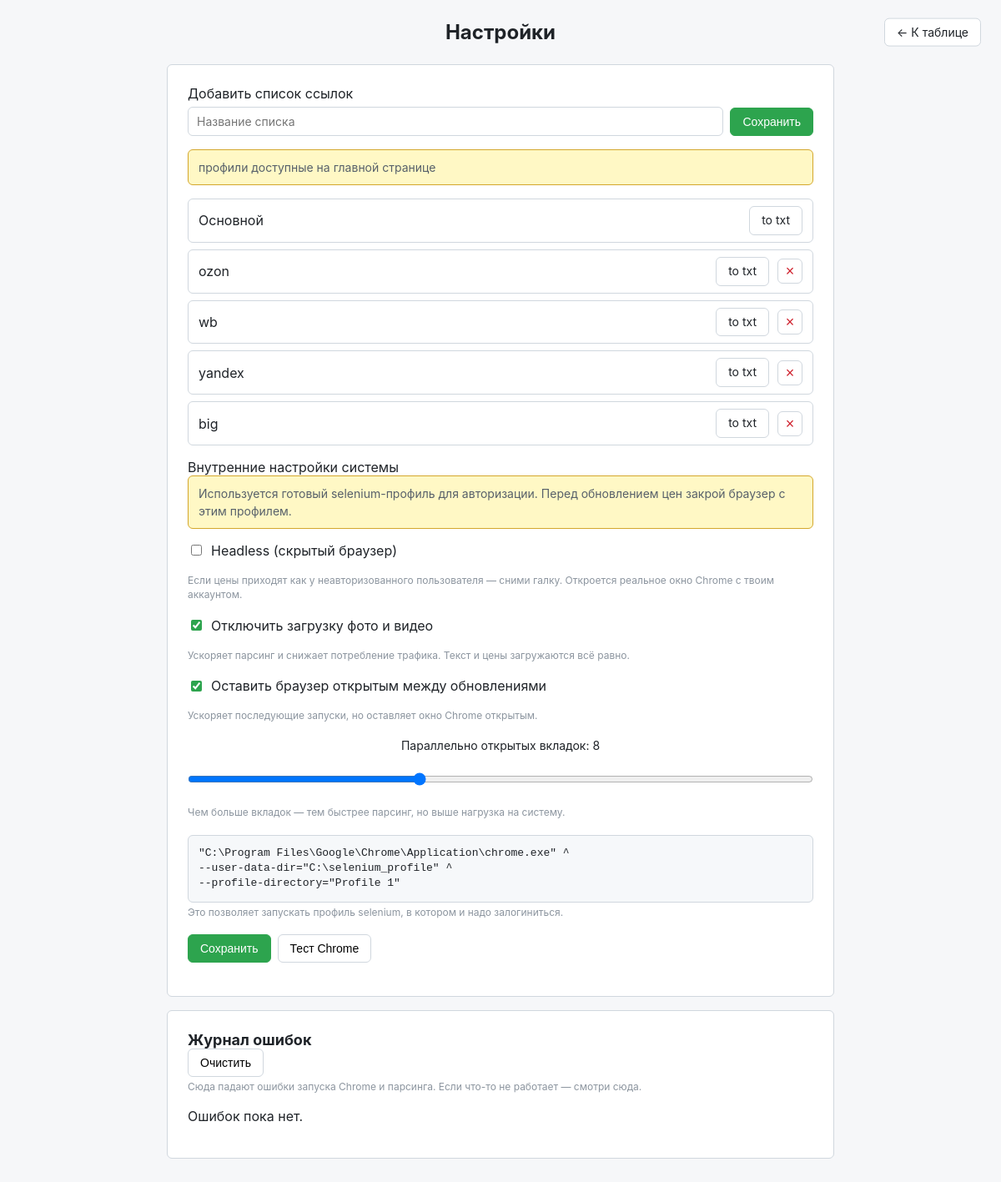
The page /settings on the database its author committed.
### tables this page shows
CREATE TABLE profiles (
                id INTEGER PRIMARY KEY AUTOINCREMENT,
                name TEXT NOT NULL UNIQUE
            );

### server.py (the view, shortened to what this page needs)
@app.route("/settings", methods=["GET", "POST"])
def settings():
    cfg = effective_chrome_config()
    with db() as conn:
        profiles = [dict(r) for r in conn.execute("SELECT id, name FROM profiles ORDER BY id").fetchall()]
    return render_template(
        "settings.html",
        cfg=cfg,
        profiles=profiles,
        errors=recent_errors(20),
    )

### server.py (called while the page is built)
def db():
    conn = sqlite3.connect(DB_PATH)
    conn.row_factory = sqlite3.Row
    conn.execute("PRAGMA foreign_keys = ON")
    return conn

def recent_errors(limit: int = 20) -> list[dict]:
    with db() as conn:
        rows = conn.execute(
            "SELECT id, ts, source, message FROM error_log ORDER BY id DESC LIMIT ?",
            (limit,),
        ).fetchall()
    return [dict(r) for r in rows]

def get_setting(key: str, default: str = "") -> str:
    with db() as conn:
        row = conn.execute("SELECT value FROM settings WHERE key = ?", (key,)).fetchone()
    return row["value"] if row else default

def effective_chrome_config() -> dict:
    headless_raw = get_setting("headless", "1")
    headless = headless_raw not in ("0", "false", "False", "")
    disable_media_raw = get_setting("disable_media", "0")
    disable_media = disable_media_raw not in ("0", "false", "False", "")
    keep_open_raw = get_setting("keep_browser_open", "0")
    keep_browser_open = keep_open_raw not in ("0", "false", "False", "")
    concurrency_raw = get_setting("concurrency", "1")
    try:
        concurrency = int(concurrency_raw)
    except ValueError:
        concurrency = 1
    concurrency = max(1, min(20, concurrency))
    return {
        "headless": headless,
        "disable_media": disable_media,
        "keep_browser_open": keep_browser_open,
        "concurrency": concurrency,
    }

### templates/settings.html (shortened to what this page needs)
<!doctype html>
<html lang="ru">
<head>
    <link rel="stylesheet" href="{{ url_for('static', filename='style.css') }}">
</head>
<body class="settings-page">
<div class="wrap">
    <header>
        <h1>Настройки</h1>
        <div class="actions">
            <a href="{{ url_for('index') }}" class="link-btn">← К таблице</a>
        </div>
    </header>
    <section class="settings-card">
        <form action="{{ url_for('add_profile') }}" method="post" class="settings-form">
            <label>
                <span>Добавить список ссылок</span>
                <div class="row">
                    <input type="text" name="profile_name" placeholder="Название списка" required>
                    <button type="submit" class="primary">Сохранить</button>
                </div>
            </label>
        </form>
        {% if profiles %}
        <p class="hint">
            профили доступные на главной странице
        </p>
        <div class="profiles-list">
            {% for profile in profiles %}
            <div class="profile-item">
                <span>{{ profile.name }}</span>
                <div class="profile-actions">
                    <a href="{{ url_for('export_txt', profile_id=profile.id) }}" class="link-btn">to txt</a>
                    {% if profile.name != 'Основной' %}
                    <form action="{{ url_for('delete_profile', profile_id=profile.id) }}" method="post" onsubmit="return confirm('Удалить профиль «{{ profile.name }}» и все связанные товары?');" style="display:inline;">
                        <button type="submit" class="danger">×</button>
                    </form>
                    {% endif %}
                </div>
            </div>
            {% endfor %}
        </div>
        {% endif %}
        <div class="section-title">Внутренние настройки системы</div>
        <p class="hint">
            Используется готовый selenium-профиль для авторизации. Перед обновлением цен закрой браузер с этим профилем.
        </p>
        <form action="{{ url_for('settings') }}" method="post" class="settings-form">
            <label class="row checkbox">
                <input type="checkbox" name="headless" id="headless" {% if cfg.headless %}checked{% endif %}>
                <span>Headless (скрытый браузер)</span>
            </label>
            <small class="dim">
                Если цены приходят как у неавторизованного пользователя — сними галку.
                Откроется реальное окно Chrome с твоим аккаунтом.
            </small>
            <label class="row checkbox">
                <input type="checkbox" name="disable_media" id="disable_media" {% if cfg.disable_media %}checked{% endif %}>
                <span>Отключить загрузку фото и видео</span>
            </label>
            <small class="dim">
                Ускоряет парсинг и снижает потребление трафика. Текст и цены загружаются всё равно.
            </small>
            <label class="row checkbox">
                <input type="checkbox" name="keep_browser_open" id="keep_browser_open" {% if cfg.keep_browser_open %}checked{% endif %}>
                <span>Оставить браузер открытым между обновлениями</span>
            </label>
            <small class="dim">
                Ускоряет последующие запуски, но оставляет окно Chrome открытым.
            </small>
            <label class="row slider-label">
                <span>Параллельно открытых вкладок: <span id="concurrency-value">{{ cfg.concurrency }}</span></span>
            </label>
            <input type="range" name="concurrency" id="concurrency" min="1" max="20" value="{{ cfg.concurrency }}" step="1">
            <small class="dim">
                Чем больше вкладок — тем быстрее парсинг, но выше нагрузка на систему.
            </small>
            <div class="command-block">
                <pre>"C:\Program Files\Google\Chrome\Application\chrome.exe" ^
--user-data-dir="C:\selenium_profile" ^
--profile-directory="Profile 1"</pre>
                <small class="dim">Это позволяет запускать профиль selenium, в котором и надо залогиниться.</small>
            </div>
            <div class="row">
                <button type="submit" class="primary">Сохранить</button>
                <button type="button" id="test-chrome-btn">Тест Chrome</button>
            </div>
        </form>
    </section>
    <section class="settings-card">
        <div class="row" style="justify-content: space-between;">
            <h2 style="margin: 0; font-size: 18px;">Журнал ошибок</h2>
            <button type="button" id="clear-errors-btn">Очистить</button>
        </div>
        <small class="dim">Сюда падают ошибки запуска Chrome и парсинга. Если что-то не работает — смотри сюда.</small>
        <div id="errors-list">
            {% if errors %}
            <table class="errors-table">
                <thead>
                    <tr><th>Время</th><th>Источник</th><th>Сообщение</th></tr>
                </thead>
                <tbody>
                    {% for e in errors %}
                    <tr>
                        <td class="dim">{{ e.ts }}</td>
                        <td>{{ e.source }}</td>
                        <td class="err-text">{{ e.message }}</td>
                    </tr>
                    {% endfor %}
                </tbody>
            </table>
            {% else %}
            <p class="dim">Ошибок пока нет.</p>
            {% endif %}
        </div>
    </section>
</div>
</body>
</html>

### static/style.css (style rules this page uses)
* { box-sizing: border-box; }
body { font-family: -apple-system, BlinkMacSystemFont, "Segoe UI", Roboto, sans-serif; background: #f6f7f9; color: #1f2328; margin: 0; padding: 24px; }
.wrap { max-width: 1200px; margin: 0 auto; }
header { display: flex; justify-content: space-between; align-items: center; margin-bottom: 24px; }
.settings-page header { justify-content: center; position: relative; }
.settings-page header .actions { position: absolute; right: 0; top: 50%; transform: translateY(-50%); }
h1 { font-size: 24px; margin: 0; }
.actions { display: flex; gap: 12px; align-items: center; }
button { padding: 8px 14px; border: 1px solid #d0d7de; border-radius: 6px; background: #fff; cursor: pointer; font-size: 14px; }
button.primary { background: #2da44e; border-color: #2da44e; color: #fff; }
button.danger { background: transparent; border-color: #d0d7de; color: #cf222e; width: 30px; height: 30px; padding: 0; line-height: 1; font-size: 18px; }
a.link-btn { padding: 8px 14px; border: 1px solid #d0d7de; border-radius: 6px; background: #fff; cursor: pointer; font-size: 14px; color: #1f2328; text-decoration: none; display: inline-block; line-height: 1.2; }
.settings-card { background: #fff; border: 1px solid #d0d7de; border-radius: 6px; padding: 24px; max-width: 800px; margin: 0 auto 16px; }
.command-block pre { margin: 0; padding: 12px; background: #f6f8fa; border: 1px solid #d0d7de; border-radius: 6px; font-size: 13px; line-height: 1.4; overflow-x: auto; }
.profiles-list { margin-top: 12px; margin-bottom: 16px; }
.profile-item { display: flex; justify-content: space-between; align-items: center; padding: 8px 12px; border: 1px solid #d0d7de; border-radius: 6px; background: #fff; margin-bottom: 8px; }
.profile-actions { display: flex; align-items: center; gap: 10px; }
.profile-item:last-child { margin-bottom: 0; }
.settings-card .hint { margin-top: 0; color: #57606a; font-size: 14px; line-height: 1.5; background: #fff8c5; border: 1px solid #d4a72c; padding: 10px 12px; border-radius: 6px; margin-bottom: 16px; }
.settings-form { display: flex; flex-direction: column; gap: 18px; margin-bottom: 16px; }
.settings-form label { display: flex; flex-direction: column; gap: 6px; }
.settings-form label.slider-label > span { font-weight: 400; font-size: 14px; }
.settings-form label.checkbox > input[type="checkbox"] { accent-color: #2da44e; }
input[type="range"] { width: 100%; height: 28px; margin: 0; }
.settings-form .row { display: flex; gap: 8px; align-items: center; }
.settings-form input[type="text"], .settings-form select { flex: 1; padding: 8px 10px; border: 1px solid #d0d7de; border-radius: 6px; font-size: 14px; font-family: inherit; }
.settings-form label.checkbox { flex-direction: row; align-items: center; }
.settings-form label.checkbox > span { font-weight: 400; }
small.dim { color: #8c959f; font-size: 12px; line-height: 1.4; }

### rows shown on the page
profiles: name "Основной"
profiles: name "ozon"
profiles: name "wb"
profiles: name "yandex"
profiles: name "big"

### other values the page prints
{{ cfg.concurrency }} "8"
